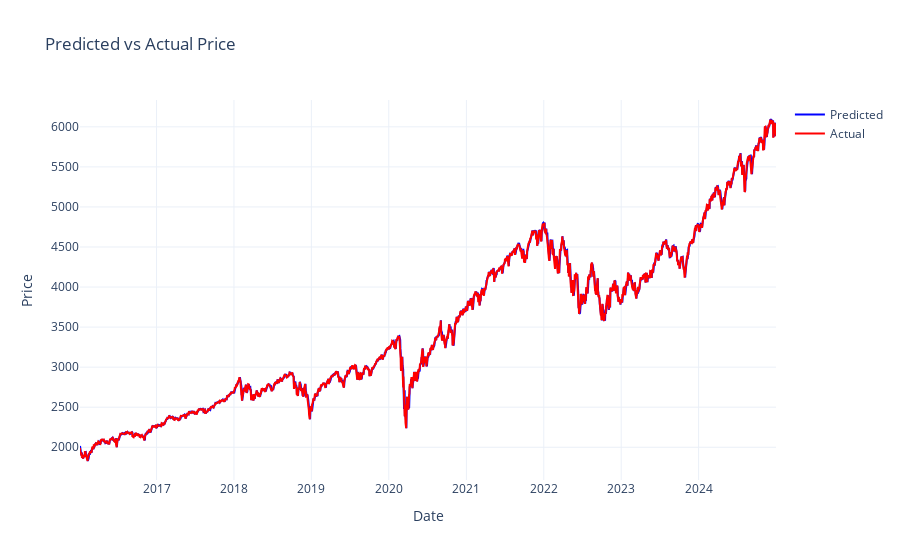

Notebook source saved alongside this figure:
### Code cell
fig = go.Figure()
fig.add_trace(go.Scatter(
    x=merged_df.index,
    y=merged_df["predicted"],
    mode='lines',
    name='Predicted',
    line=dict(color='blue')
))
fig.add_trace(go.Scatter(
    x=merged_df.index,
    y=merged_df["price"],
    mode='lines',
    name='Actual',
    line=dict(color='red')
))
fig.update_layout(
    title=f"Predicted vs Actual Price",
    xaxis_title="Date",
    yaxis_title="Price",
    template="plotly_white"
)

### Figure 1 — Plotly figure (JSON) as saved in the notebook; plotly's stock layout.template omitted (floating-point values rounded to 4 significant figures; data arrays with more than 128 entries replaced by an {"elided": "..."} marker saying what was removed)
{"data": [{"line": {"color": "blue"}, "mode": "lines", "name": "Predicted", "type": "scatter", "x": {"elided": "2262 str values"}, "y": {"elided": "2262 float values"}}, {"line": {"color": "red"}, "mode": "lines", "name": "Actual", "type": "scatter", "x": {"elided": "2262 str values"}, "y": {"elided": "2262 float values"}}], "layout": {"title": {"text": "Predicted vs Actual Price"}, "xaxis": {"title": {"text": "Date"}}, "yaxis": {"title": {"text": "Price"}}}}
